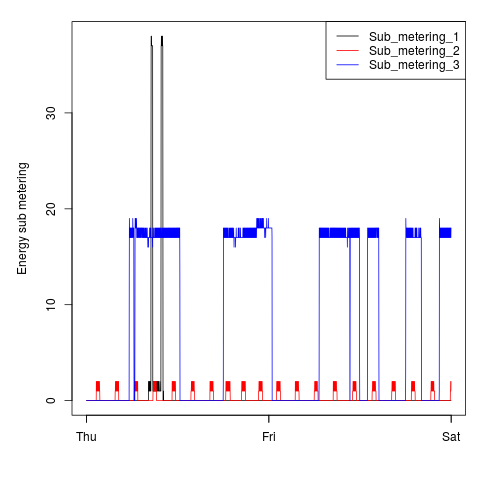

Here is the R script that generated this plot:
# Script used to plot into a png file, named 'plot3.png' the Plot 2
# described at the project 1 assignment, for Exploratory Data Analysis Course.

source('run_plot.R');

# Load Data
data <- loadData();

# Perform a plot at the PNG file 'plot3.png'
png("plot3.png");
runPlot3(data); 
dev.off();